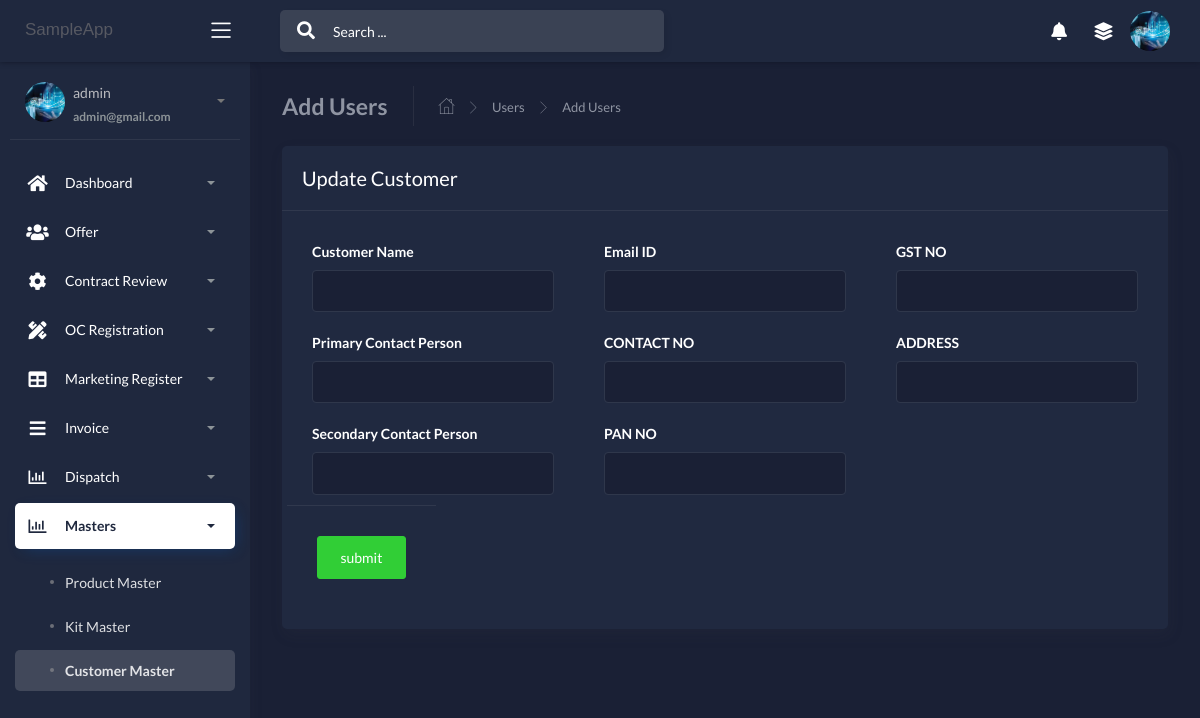
The app's page /2/editcustomer (signed in), older data.
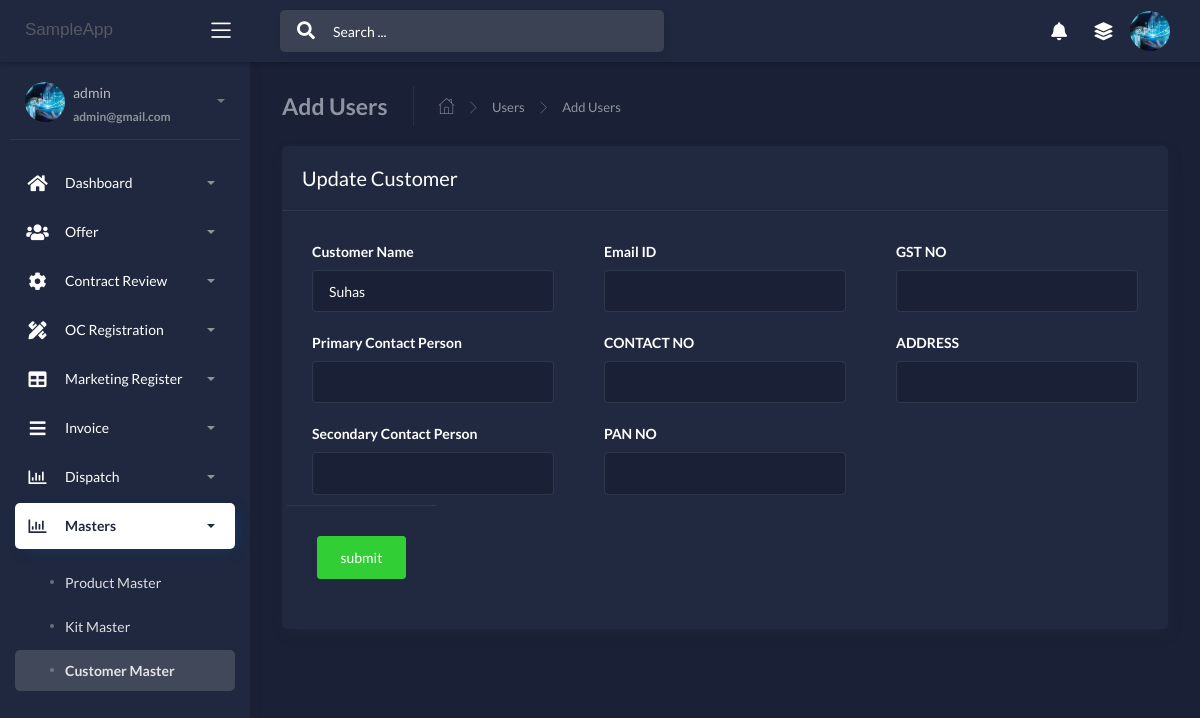
The same page, newer data.
### apps/home/models.py (models this page shows, shortened)
class CustomerMaster(db.Model):
    __tablename__ = "customermaster"
    id = db.Column(db.Integer, primary_key=True)
    customer_name = db.Column(db.String())
    primary_contact_name = db.Column(db.String())
    secondary_contact_name = db.Column(db.String())
    email_id = db.Column(db.String())
    contact_number = db.Column(db.INT())
    pan_number = db.Column(db.String())
    gst_number = db.Column(db.String())
    address = db.Column(db.String())

### apps/home/routes.py (the view, shortened to what this page needs)
@blueprint.route('/<int:id>/editcustomer', methods=['GET', 'POST'])
@login_required
def update(id):
    user = CustomerMaster.query.filter_by(id=id).first()
    return render_template('home/updatecustomer.html', user=user, segment='Customer-masters')

### apps/__init__.py (called while the page is built)
def configure_database(app):
    @app.before_first_request
    def initialize_database():
        db.create_all()
    @app.teardown_request
    def shutdown_session(exception=None):
        db.session.remove()

### apps/authentication/models.py (called while the page is built)
@login_manager.user_loader
def user_loader(id):
    return Users.query.filter_by(id=id).first()

### apps/templates/home/updatecustomer.html (shortened to what this page needs)
{% extends "layouts/base.html" %}
{% block content %}
	<div class="content">
		<div class="page-inner">
			<div class="page-header">
				<h4 class="page-title">Add Users</h4>
				<ul class="breadcrumbs">
					<li class="nav-home">
						<a href="#">
							<i class="flaticon-home"></i>
						</a>
					</li>
					<li class="separator">
						<i class="flaticon-right-arrow"></i>
					</li>
					<li class="nav-item">
						<a href="">Users</a>
					</li>
					<li class="separator">
						<i class="flaticon-right-arrow"></i>
					</li>
					<li class="nav-item">
						<a href="">Add Users</a>
					</li>
				</ul>
			</div>
			<div class="row">
				<div class="col-md-12">
					<div class="card">
						<div class="card-header">
							<div class="card-title">Update Customer</div>
						</div>
						<form action='' method = "POST">
						<div class="card-body">
							<div class="row">
								<div class="col-md-6 col-lg-4">
							<div class="form-group">
							<tr>
							<label>Customer Name</label>
							<td><input type = "text" name = "customer_name" value="{{user.customer_name}}" class="form-control" /></td>
							</tr>
							</div>
							<div class="form-group">
							<tr>
							<label>Primary Contact Person</label>
							<td><input type = "text" name = "primary_contact_name" value="{{user.primary_contact_name}}" class="form-control" /></td>
							</tr>
							</div>
							<div class="form-group" >
							<tr>
							<label>Secondary Contact Person</label>
							<td><input type = "text" name = "secondary_contact_name" value="{{user.secondary_contact_name}}" class="form-control" /></td>
							</tr>
							</div>
							</div>
								<div class="col-md-6 col-lg-4">
									<div class="form-group">
										<tr>
										<label >Email ID</label>
										<td><input type = "text" name = "email_id" value="{{user.email_id}}" class="form-control" /></td>
										</tr>
									</div>
									<div class="form-group">
										<tr>
										<label>CONTACT NO</label>
										<td><input type = "text" name = "contact_number" value="{{user.contact_number}}"  class="form-control" /></td>
										</tr>
									</div>
									<div class="form-group">
										<tr>
										<label>PAN NO</label>
										<td><input type = "text" name = "pan_number" value="{{user.pan_number}}" class="form-control" /></td>
										</tr>
									</div>
								</div>
								<div class="col-md-6 col-lg-4">
									<div class="form-group">
										<tr>
										<label>GST NO</label>
										<td><input type = "text" name = "gst_number" value="{{user.gst_number}}" class="form-control" /></td>
										</tr>
									</div>
									<div class="form-group">
										<tr>
										<label>ADDRESS</label>
										<td><input type = "text" name = "address" value="{{user.address}}" class="form-control" /></td>
										</tr>
									</div>
								</div>
						<div class="card-action">
							<tr>
								<td colspan="3">
									<input type="submit" name="submit" value="submit" class="btn btn-success" >
								</td>
								</tr>
						</div>
					</div>
				</div>
				</form>
			</div>
		</div>
	</div>
</div>
</div>
{% endblock content %}

Row changes from the older to the newer data that the page shows:
added CustomerMaster: customer_name "Suhas"
